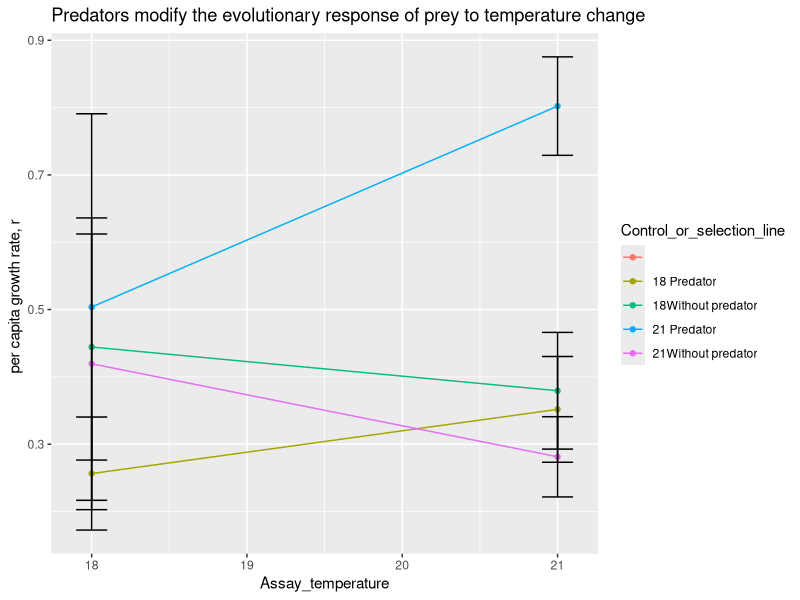
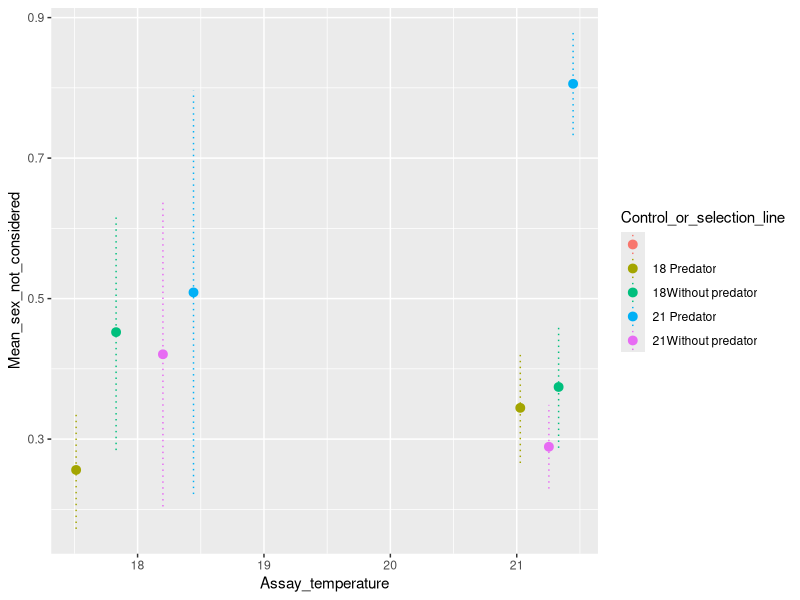

Write R code to recreate these figures, in order.
library(ggplot2)
library(reshape)
library(dplyr)
library(ggpubr)

df<-read.table(file="Tseng_and_O_Connor_2015.txt" ,header= TRUE,sep = " ")

# Adaptation of phytoplankton to a decade of experimental warming linked to increased photosynthesis	

m=1.96
Calc_CI<-function(x) m*x

df$Calc_CI<-(Calc_CI(df$standard_error))

df0 <- df%>% slice(1:16)
a<- ggplot(df0, aes(x=Assay_temperature, y=Mean_sex_not_considered ,fill= )) +
  geom_line(aes(group=Control_or_selection_line, color=Control_or_selection_line)) +geom_point(aes(color=Control_or_selection_line),)+
  ggtitle("Predators modify the evolutionary response of prey to temperature change		") +
  ylab("per capita growth rate, r	")+
  geom_errorbar(aes(ymin=Mean_sex_not_considered-Calc_CI, ymax=Mean_sex_not_considered+Calc_CI), width=.2)
#              position=position_dodge(.9) +geom_point()

print(a)

ggplot(data = df0, aes(x=Assay_temperature, y=Mean_sex_not_considered , color = Control_or_selection_line)) +
  
  geom_pointrange(aes(ymin = Mean_sex_not_considered-Calc_CI, ymax = Mean_sex_not_considered+Calc_CI), 
                  position=position_jitter(width=0.5), 
                  linetype='dotted')
